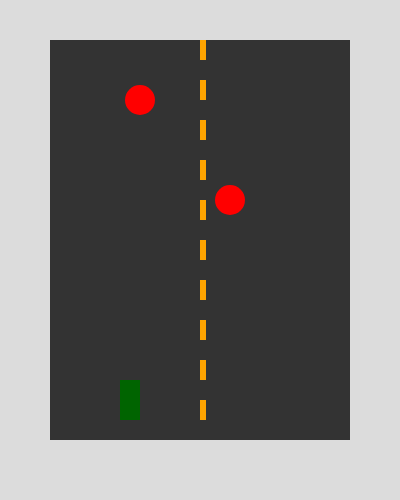
Frame 1 (no input)
Frame 60 (no input): identical to frame 1, image omitted
Frame 120 (the mouse pressed at the canvas centre since frame 60): identical to frame 1, image omitted

The p5.js sketch that drew this single still picture (run headless with seeded random() and noise() and a simulated clock; from frame 60 on, the mouse is pressed at the canvas centre):

// p5.js sketch
// ── sketch.js
function setup() {
  createCanvas(400, 500);
     
  
}

function draw() {
//This is excercise 1    
/*
background(220);
  fill(255,182,193);
  ellipse(50,50,100,100);
 fill(0,0,255);    
  rect(100,100,60,30);
  fill(255,0,0);     
  line(365, 60, 185,165);
  fill(100);
  ellipse(100,190, 60); */
    
//This is excercise 2
  background(220);    
  /*rect(100, 170,220,50,10);
  textStyle(BOLD);    
  textSize(20);   
  textAlign(CENTER);
     
  text("x" + mouseX + ", y" + mouseY, 200,200);*/
  /*text("News on Channel" + 9 + "at " + 5 + "O'clock");    
   ellipse(50,50,100,100)         
  line(100,100,200,100);
    line(200,100,200,200);
    line(200,200,100,200);
    line(100,200,100,100);*/
    
//building the road
   noStroke();  
  //the road//    
  fill(51);    
  rect(50,40,300,400);
  
  //first car//
  fill(255,0,0);    
  ellipse(140, 100, 30,30);
 
  //second car// 
  ellipse(230, 200, 30,30);    
  
  //road line//    
  fill(255,164,0);    
  rect(200,40,6,20,);
  rect(200,80,6,20,);
  rect(200,120,6,20,); 
  rect(200,160,6,20,);     
  rect(200,200,6,20,);    
  rect(200,240,6,20,);  
  rect(200,280,6,20,); 
  rect(200,320,6,20,);  
  rect(200,360,6,20,);    
  rect(200,400,6,20,);    
      
    
  //player//    
  fill(0,100,0);      
  rect(120,380,20,40);

  
 
    
}
